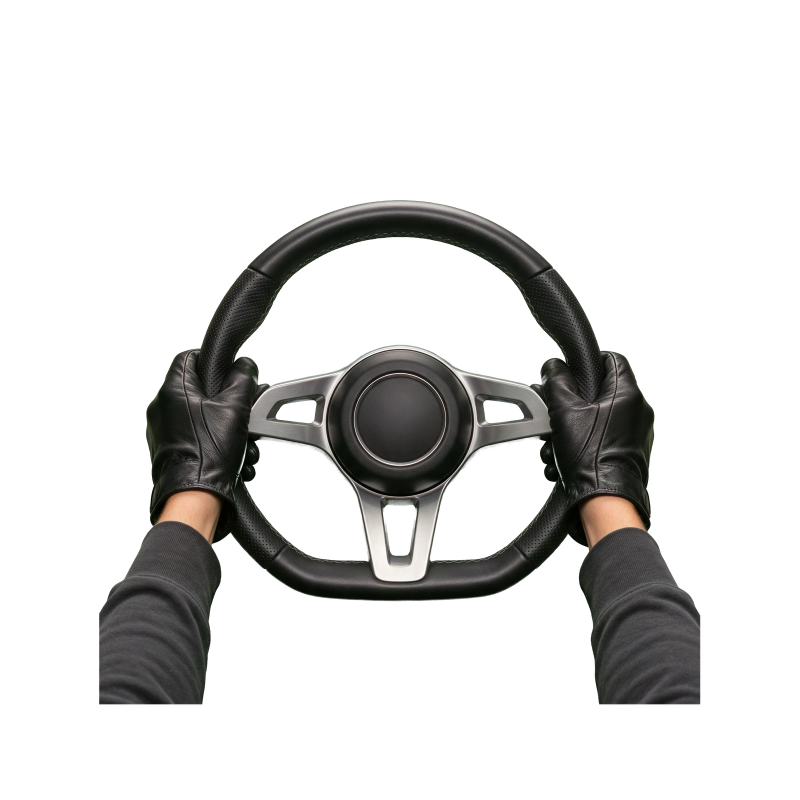
#> input picture assets/car/volant-berline.webp, 1600 x 1600 px (shown at 1/2 size)
$ python preparer_volant.py ../../assets/car/volant-berline.webp
#> lines starting #> are read from the running program, lines starting #| are printed output that depends on the picture; after the words box and inside, x2 and y2 are one past the last pixel; in counts of white or black regions, pixels touching at a corner belong together
"""Volant + mains de la vue intérieure : image générée sur fond vert → calque transparent.

    py scripts/interieur/preparer_volant.py <image fond vert> [--sortie assets/car/volant-berline.webp]
                                            [--apercu <photo d'habitacle>]

Le fond vert est retiré (clé + suppression du débord vert sur les bords), puis l'image
est recadrée en carré **centré sur le moyeu**, avec la jante qui fait `JANTE` du côté :
le jeu peut ainsi faire tourner le calque autour de son centre et le poser à la bonne
taille sans connaître l'image (`maps/vue-interieure.js`, VOLANT_U/V/D).

Le centre est trouvé sur la colonne du milieu : premier pixel opaque en partant du haut
(haut de jante) et en partant du bas (bas de jante — les bras sont sur les côtés).
"""
import argparse
from pathlib import Path

import numpy as np
from PIL import Image, ImageFilter

JANTE = 0.5          # diamètre de la jante / côté de l'image produite (même valeur dans vue-interieure.js)
COTE = 1600          # côté de l'image produite, en px

ap = argparse.ArgumentParser()
ap.add_argument("image")
ap.add_argument("--sortie", default="assets/car/volant-berline.webp")
ap.add_argument("--apercu", default=None, help="photo d'habitacle sur laquelle poser le volant pour vérifier")
args = ap.parse_args()

im = np.asarray(Image.open(args.image).convert("RGB")).astype(float)
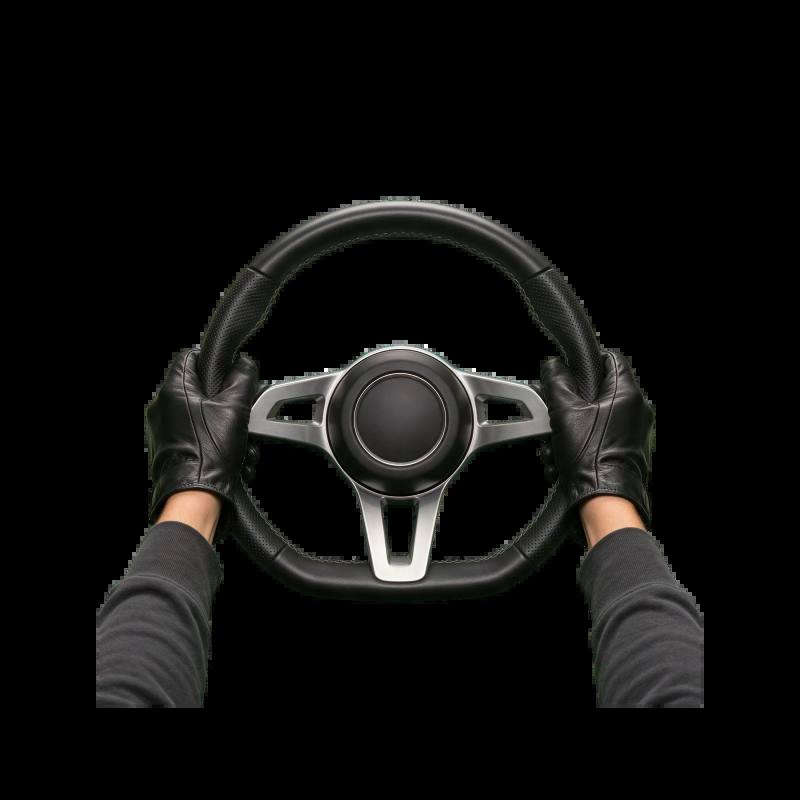
#> im: shape (1600, 1600, 3) float64 (shown at 1/2 size); mean R, G, B 15.2, 14.9, 14
r, g, b = im[..., 0], im[..., 1], im[..., 2]

# clé : plus le vert domine les deux autres, plus c'est du fond
domine = g - np.maximum(r, b)
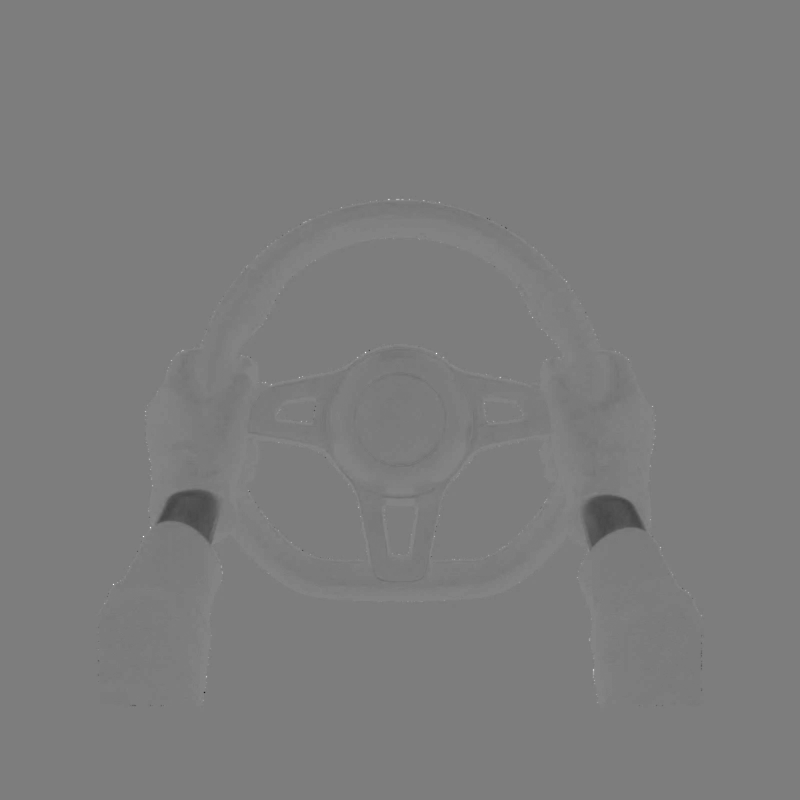
#> domine: shape (1600, 1600) float64 (shown at 1/2 size); min -143, max 147, mean -0.3; drawn with min black and max white
alpha = 1.0 - np.clip((domine - 25) / 55, 0, 1)
alpha = np.asarray(Image.fromarray((alpha * 255).astype(np.uint8)).filter(ImageFilter.MedianFilter(3))) / 255.0
# débord vert sur les bords : le vert ne dépasse pas le max des deux autres
g2 = np.minimum(g, np.maximum(r, b) + 6)
rgb = np.dstack([r, g2, b])

H, W = alpha.shape
#> H = 1600; W = 1600
opaque = alpha > 0.5
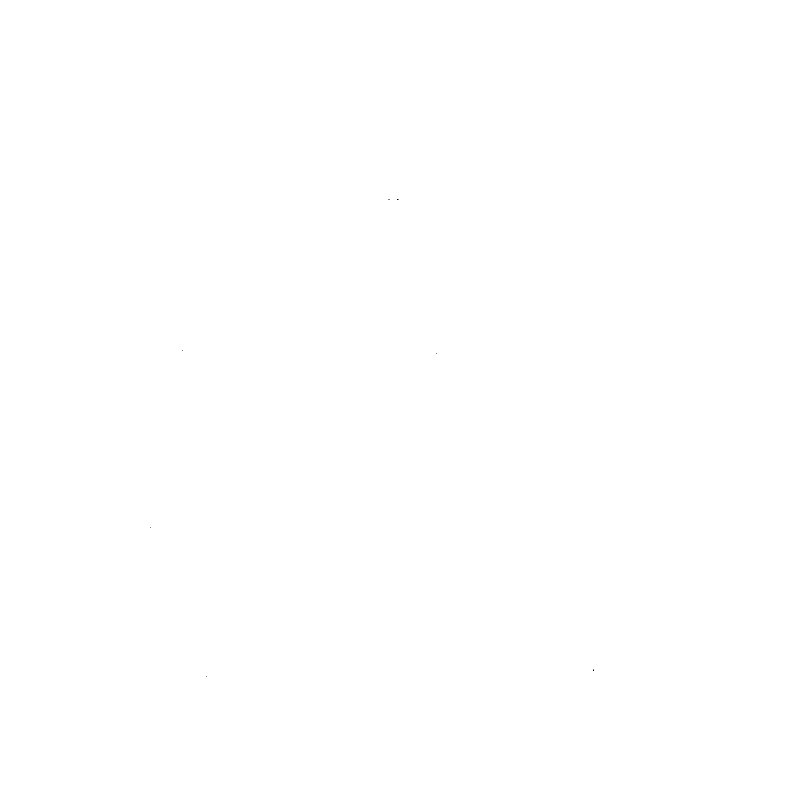
#> opaque: shape (1600, 1600) bool (shown at 1/2 size); 100% white; black in thin lines or dots, all inside (x1, y1, x2, y2) = (300, 398, 1188, 1354)
col = opaque[:, W // 2 - 3:W // 2 + 4].any(axis=1)
ys = np.nonzero(col)[0]
#> ys = 1600 values from 0 to 1599
haut, bas = ys.min(), ys.max()
#> haut = 0; bas = 1599
cy = (haut + bas) / 2
#> cy = 799.5
diam = bas - haut
#> diam = 1599
ligne = opaque[int(haut + diam * 0.08)]
xs = np.nonzero(ligne)[0]
#> xs = 1600 values from 0 to 1599
cx = (xs.min() + xs.max()) / 2 if len(xs) else W / 2
#> cx = 799.5

# carré centré sur le moyeu, jante = JANTE du côté
cote_src = diam / JANTE
#> cote_src = 3198
rgba = Image.fromarray(np.dstack([rgb, alpha * 255]).clip(0, 255).astype(np.uint8), "RGBA")
x0, y0 = cx - cote_src / 2, cy - cote_src / 2
#> x0 = -799.5; y0 = -799.5
carre = Image.new("RGBA", (int(round(cote_src)),) * 2, (0, 0, 0, 0))
#> carre: PIL image 3198x3198 RGBA; every value is 0
carre.paste(rgba, (int(round(-x0)), int(round(-y0))))
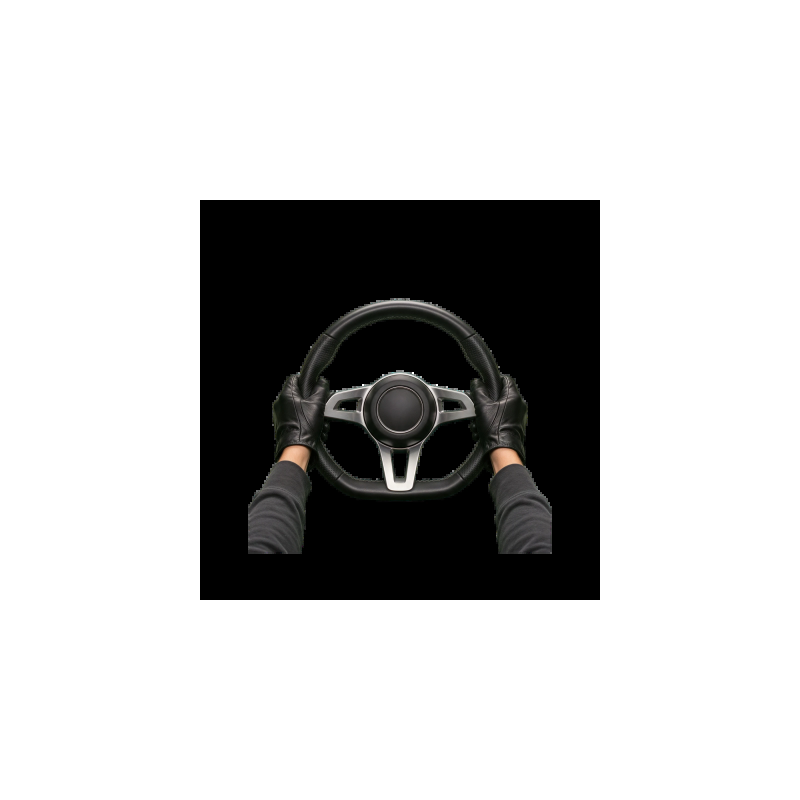
#> carre: PIL image 3198x3198 RGBA (shown at 1/4 size); mean R, G, B, A 3.8, 3.7, 3.5, 63.8; transparent parts drawn white
carre = carre.resize((COTE, COTE), Image.LANCZOS)
#> carre: PIL image 1600x1600 RGBA

sortie = Path(args.sortie)
sortie.parent.mkdir(parents=True, exist_ok=True)
carre.save(sortie, "WEBP", quality=90, method=6)
print(f"{sortie} — moyeu ({cx:.0f}, {cy:.0f}), jante {diam:.0f} px dans la source")
#| assets/car/volant-berline.webp — moyeu (800, 800), jante 1599 px dans la source

if args.apercu:
    # même pose que le jeu sur un écran 16:9 (valeurs de vue-interieure.js)
    U, V, D, CADRAGE_Y = 0.245, 0.50, 0.36, 0.12
    fond = Image.open(args.apercu).convert("RGBA")
    S = fond.size[0]
    ciel = Image.new("RGBA", fond.size, (120, 165, 215, 255))
    ciel.alpha_composite(fond)
    taille = int(D * S / JANTE)
    v = carre.resize((taille, taille), Image.LANCZOS)
    calque = Image.new("RGBA", fond.size, (0, 0, 0, 0))
    calque.paste(v, (int(U * S - taille / 2), int(V * S - taille / 2)), v)
    ciel.alpha_composite(calque)
    h = int(S * 9 / 16)
    haut_ecran = int((S - h) * CADRAGE_Y)
    ciel.crop((0, haut_ecran, S, haut_ecran + h)).convert("RGB").save(
        sortie.with_name(sortie.stem + "-apercu.jpg"), quality=86)
